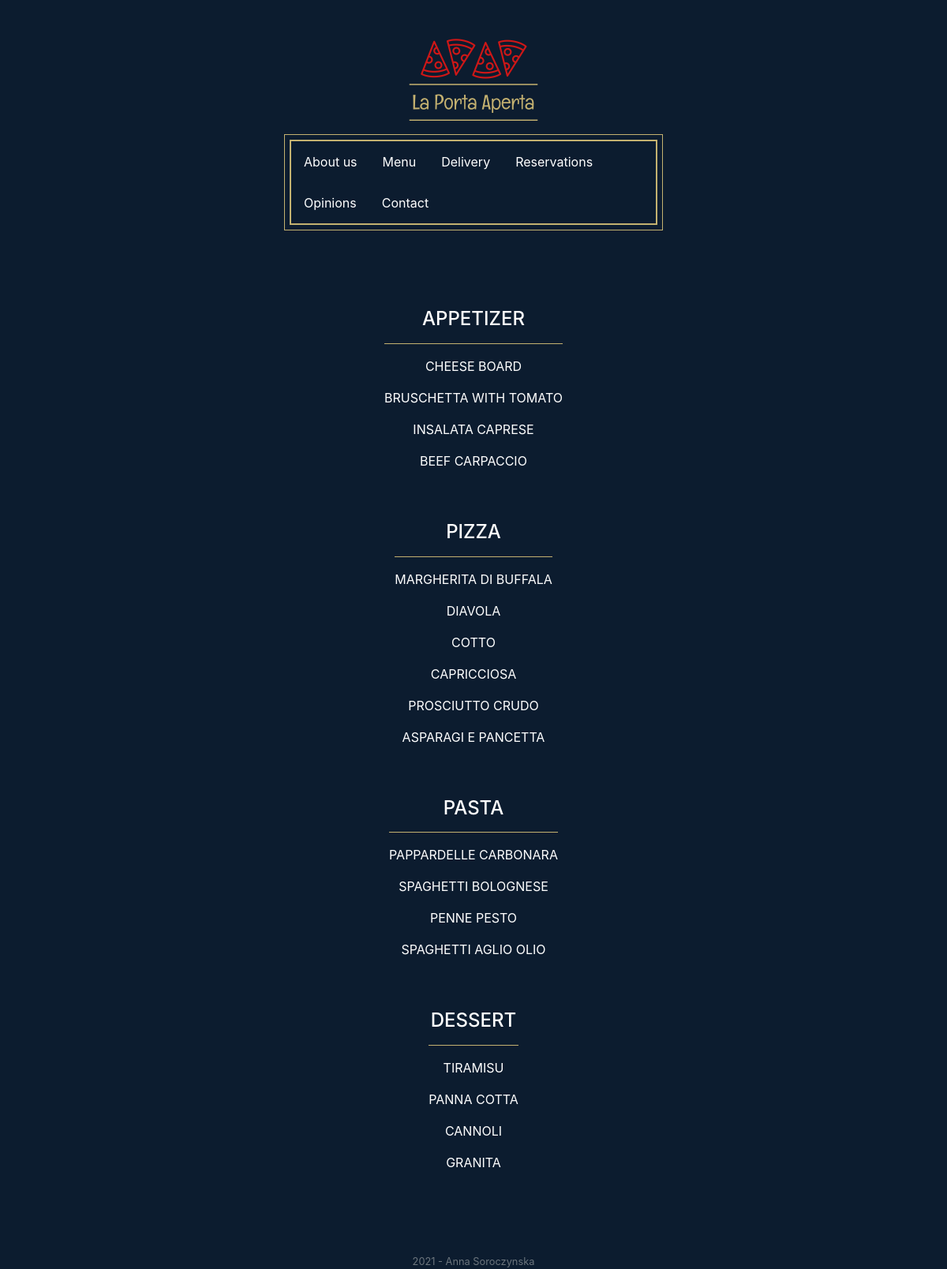
The page /menu on the database its author committed.
### tables this page shows
CREATE TABLE 'food' ('id' integer PRIMARY KEY AUTOINCREMENT NOT NULL, 'name' text NOT NULL, 'type' text NOT NULL, 'price' integer NOT NULL);

### application.py (the view)
@app.route("/menu")
def menu():
    appetizer = db.execute("SELECT name FROM food WHERE type = 'APPETIZER'")
    pizza = db.execute("SELECT name FROM food WHERE type = 'PIZZA'")
    pasta = db.execute("SELECT name FROM food WHERE type = 'PASTA'")
    dessert = db.execute("SELECT name FROM food WHERE type = 'DESSERT'")
    return render_template("/menu.html", appetizer=appetizer, pizza=pizza, pasta=pasta, dessert=dessert)

### templates/menu.html (shortened to what this page needs)
{% extends "layout.html" %}
{% block main %}
    <div id="menu-container" >
      <div class="row d-flex justify-content-center">
        <div class="pb-5 text-center">
          <h4 class="text-center quicksand-font text-uppercase">Appetizer</h4>
          <hr>
          {% for appetizer in appetizer %}
          <p>{{ appetizer.name }}</p>
          {% endfor %}
        </div>
      </div>
      <div class="row d-flex justify-content-center">
        <div class="pb-5 text-center">
          <h4 class="text-center quicksand-font text-uppercase">Pizza</h4>
          <hr>
          {% for pizza in pizza %}
          <p>{{ pizza.name }}</p>
          {% endfor %}
        </div>
      </div>
      <div class="row d-flex justify-content-center">
        <div class="pb-5 text-center">
          <h4 class="text-center quicksand-font text-uppercase">Pasta</h4>
          <hr>
          {% for pasta in pasta %}
          <p>{{ pasta.name }}</p>
          {% endfor %}
        </div>
      </div>
      <div class="row d-flex justify-content-center">
        <div class="pb-5 text-center">
          <h4 class="text-center quicksand-font text-uppercase">Dessert</h4>
          <hr>
          {% for dessert in dessert %}
          <p>{{ dessert.name }}</p>
          {% endfor %}
        </div>
      </div>
    </div>
{% endblock %}

### templates/layout.html (shortened to what this page needs)
<!DOCTYPE html>
<html lang="en">
    <head>
        <link rel="stylesheet" href="https://cdn.jsdelivr.net/npm/bootstrap@4.5.3/dist/css/bootstrap.min.css">
        <link href="/static/styles.css" rel="stylesheet">
    </head>
    <body class="subpage">
        <header class="w3-container">
    		<div>
    			<a class="logo" href="/"><img src="/static/logo.png" alt="Logo"></a>
    			<nav class="navigation">
    				<div class="nav-menu">
    				    <ul class="nav-top">
                            <li id="menu-item-1" class="nav-item"><a href="/about">About us</a></li>
                            <li id="menu-item-2" class="nav-item"><a href="/menu">Menu</a></li>
                            <li id="menu-item-3" class="nav-item"><a href="/delivery">Delivery</a></li>
                            <li id="menu-item-4" class="nav-item"><a href="/reservations">Reservations</a></li>
                            <li id="menu-item-5" class="nav-item"><a href="/opinions">Opinions</a></li>
                            <li id="menu-item-6" class="nav-item"><a href="/contact">Contact</a></li>
                        </ul>
                    </div>
    			</nav>
    		</div>
    	</header>
        <main class="w3-container">
            {% block main %}{% endblock %}
        </main>
        <footer class="w3-container small text-center text-muted">
            <p>2021 - Anna Soroczynska</p>
        </footer>
    </body>
</html>

### static/styles.css (style rules this page uses)
@media screen and (min-width: 770px) { header { position: relative; height: 45vh; width: 100%; } }
.subpage { background-color: #0C1C2F; }
main { margin-bottom:40px; margin-top:30px; }
footer { position: relative; height: 10px; width: 100%; }
.logo { display: block; position: absolute; left: 50%; transform: translate(-50%); overflow: hidden; }
.navigation { position: relative; left: 50%; transform: translate(-50%); border: 1px solid #C4B170; width: 40vw; max-width: 580px; padding: 6px 6px; overflow: hidden; top: 170px; }
.nav-top { list-style-type: none; margin: 0; padding: 0; width: 100%; position: relative; left: 50%; transform: translate(-50%); overflow: hidden; border: 2px solid #C4B170; }
.nav-top li { float: left; }
.nav-top li a { display: block; text-align: center; padding: 14px 16px; text-decoration: none; color: white; }
#menu-container { color: white; text-align: center; width: 40%; height: 100%; position: relative; left: 50%; transform: translate(-50%); }
#menu-container p { text-transform: uppercase; }
#menu-container hr { border-top: 1px solid #C4B170; }

### rows shown on the page
food: name "CHEESE BOARD"
food: name "BRUSCHETTA WITH TOMATO"
food: name "INSALATA CAPRESE"
food: name "BEEF CARPACCIO"
food: name "MARGHERITA DI BUFFALA"
food: name "DIAVOLA"
food: name "COTTO"
food: name "CAPRICCIOSA"
food: name "PROSCIUTTO CRUDO"
food: name "ASPARAGI E PANCETTA"
food: name "PAPPARDELLE CARBONARA"
food: name "SPAGHETTI BOLOGNESE"
food: name "PENNE PESTO"
food: name "SPAGHETTI AGLIO OLIO"
food: name "TIRAMISU"
food: name "PANNA COTTA"
food: name "CANNOLI"
food: name "GRANITA"
